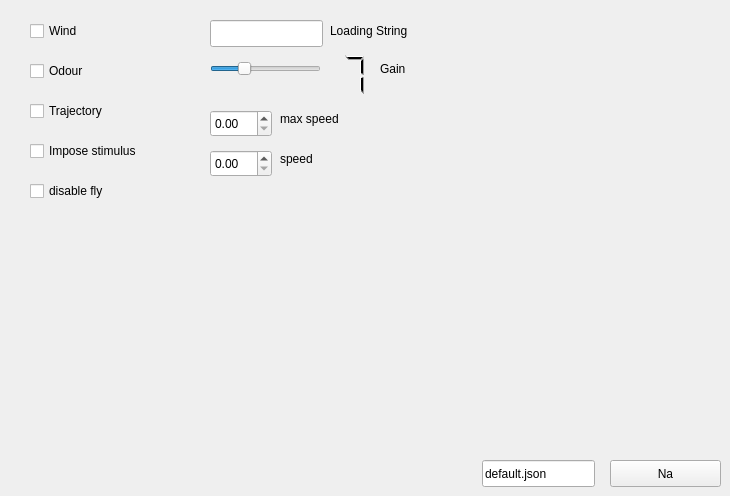
    <widget class="QWidget" name="tab">
     <attribute name="title">
      <string>General</string>
     </attribute>
     <widget class="QCheckBox" name="loadWind">
      <property name="geometry">
       <rect>
        <x>30</x>
        <y>20</y>
        <width>99</width>
        <height>22</height>
       </rect>
      </property>
      <property name="text">
       <string>Wind</string>
      </property>
     </widget>
     <widget class="QCheckBox" name="loadOdour">
      <property name="geometry">
       <rect>
        <x>30</x>
        <y>60</y>
        <width>99</width>
        <height>22</height>
       </rect>
      </property>
      <property name="text">
       <string>Odour</string>
      </property>
     </widget>
     <widget class="QCheckBox" name="loadTrajectory">
      <property name="geometry">
       <rect>
        <x>30</x>
        <y>100</y>
        <width>99</width>
        <height>22</height>
       </rect>
      </property>
      <property name="text">
       <string>Trajectory</string>
      </property>
     </widget>
     <widget class="QCheckBox" name="imposeStimulus">
      <property name="geometry">
       <rect>
        <x>30</x>
        <y>140</y>
        <width>141</width>
        <height>22</height>
       </rect>
      </property>
      <property name="text">
       <string>Impose stimulus</string>
      </property>
     </widget>
     <widget class="QLineEdit" name="loadingString">
      <property name="geometry">
       <rect>
        <x>210</x>
        <y>20</y>
        <width>113</width>
        <height>27</height>
       </rect>
      </property>
     </widget>
     <widget class="QLabel" name="label">
      <property name="geometry">
       <rect>
        <x>330</x>
        <y>20</y>
        <width>101</width>
        <height>21</height>
       </rect>
      </property>
      <property name="text">
       <string>Loading String</string>
      </property>
     </widget>
     <widget class="QSlider" name="gain">
      <property name="geometry">
       <rect>
        <x>210</x>
        <y>58</y>
        <width>111</width>
        <height>21</height>
       </rect>
      </property>
      <property name="maximum">
       <number>25</number>
      </property>
      <property name="value">
       <number>7</number>
      </property>
      <property name="orientation">
       <enum>Qt::Horizontal</enum>
      </property>
     </widget>
     <widget class="QLCDNumber" name="lcdNumber">
      <property name="geometry">
       <rect>
        <x>250</x>
        <y>50</y>
        <width>121</width>
        <height>51</height>
       </rect>
      </property>
      <property name="frameShape">
       <enum>QFrame::NoFrame</enum>
      </property>
      <property name="lineWidth">
       <number>1</number>
      </property>
      <property name="midLineWidth">
       <number>0</number>
      </property>
      <property name="intValue" stdset="0">
       <number>7</number>
      </property>
     </widget>
     <widget class="QLabel" name="label_2">
      <property name="geometry">
       <rect>
        <x>380</x>
        <y>60</y>
        <width>68</width>
        <height>17</height>
       </rect>
      </property>
      <property name="text">
       <string>Gain</string>
      </property>
     </widget>
     <widget class="QLineEdit" name="settingsFile">
      <property name="geometry">
       <rect>
        <x>482</x>
        <y>460</y>
        <width>113</width>
        <height>27</height>
       </rect>
      </property>
      <property name="text">
       <string>default.json</string>
      </property>
     </widget>
     <widget class="QPushButton" name="jsonBtn">
      <property name="geometry">
       <rect>
        <x>610</x>
        <y>460</y>
        <width>111</width>
        <height>27</height>
       </rect>
      </property>
      <property name="text">
       <string>Na</string>
      </property>
     </widget>
     <widget class="QDoubleSpinBox" name="maxSpeed">
      <property name="geometry">
       <rect>
        <x>210</x>
        <y>110</y>
        <width>62</width>
        <height>27</height>
       </rect>
      </property>
     </widget>
     <widget class="QLabel" name="label_13">
      <property name="geometry">
       <rect>
        <x>280</x>
        <y>110</y>
        <width>81</width>
        <height>17</height>
       </rect>
      </property>
      <property name="text">
       <string>max speed</string>
      </property>
     </widget>
     <widget class="QCheckBox" name="disabledFly">
      <property name="geometry">
       <rect>
        <x>30</x>
        <y>180</y>
        <width>141</width>
        <height>22</height>
       </rect>
      </property>
      <property name="text">
       <string>disable fly</string>
      </property>
     </widget>
     <widget class="QLabel" name="label_155">
      <property name="geometry">
       <rect>
        <x>280</x>
        <y>150</y>
        <width>81</width>
        <height>17</height>
       </rect>
      </property>
      <property name="text">
       <string>speed</string>
      </property>
     </widget>
     <widget class="QDoubleSpinBox" name="speed">
      <property name="geometry">
       <rect>
        <x>210</x>
        <y>150</y>
        <width>62</width>
        <height>27</height>
       </rect>
      </property>
     </widget>
     <zorder>lcdNumber</zorder>
     <zorder>loadWind</zorder>
     <zorder>loadOdour</zorder>
     <zorder>loadTrajectory</zorder>
     <zorder>imposeStimulus</zorder>
     <zorder>loadingString</zorder>
     <zorder>label</zorder>
     <zorder>gain</zorder>
     <zorder>label_2</zorder>
     <zorder>settingsFile</zorder>
     <zorder>jsonBtn</zorder>
     <zorder>maxSpeed</zorder>
     <zorder>label_13</zorder>
     <zorder>disabledFly</zorder>
     <zorder>label_155</zorder>
     <zorder>speed</zorder>
    </widget>
